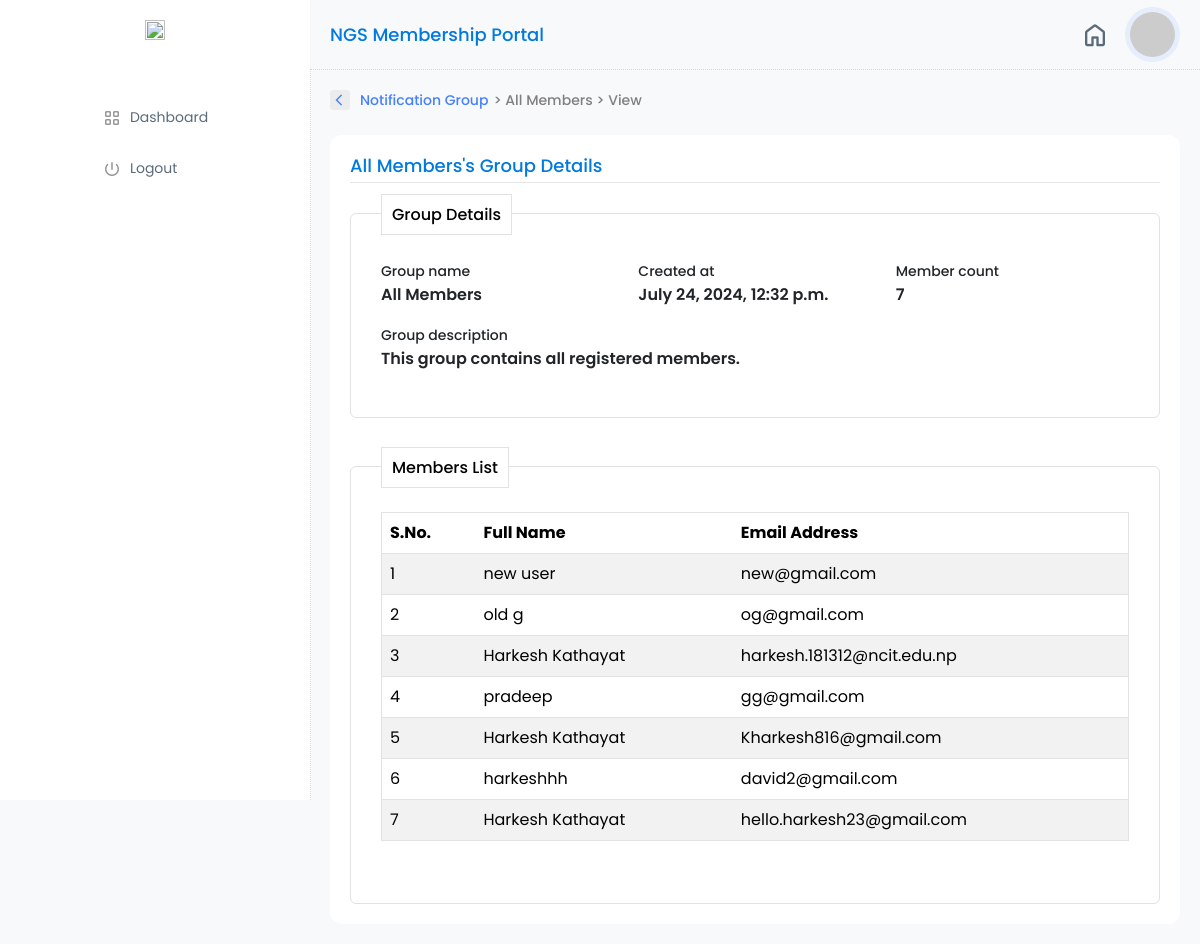
The app's page /notifications/view-group/6, older data.
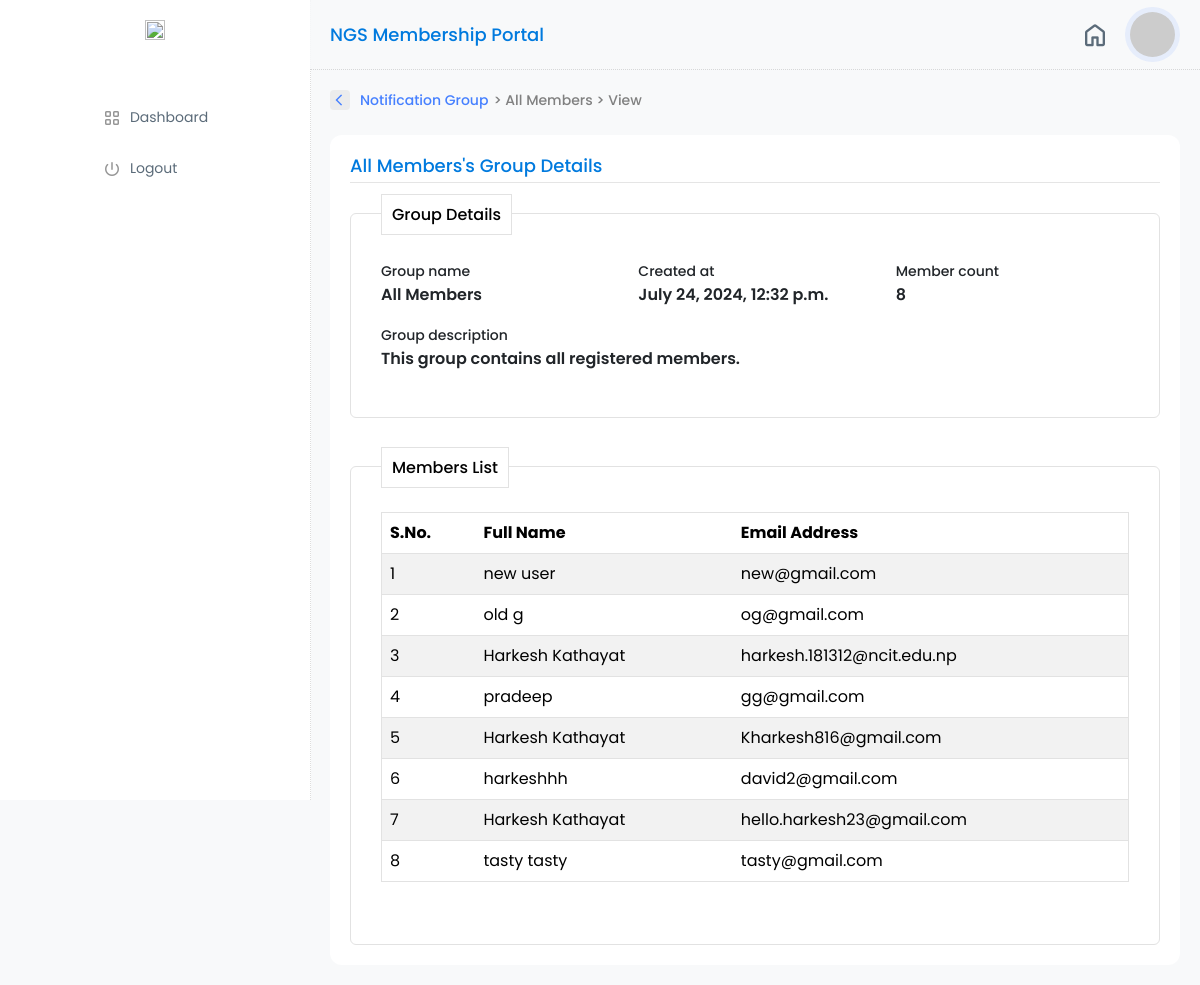
The same page, newer data.
### notification/models.py (models this page shows)
class Groups(models.Model):
    name = models.CharField(max_length = 100)
    description = models.CharField(max_length = 2000)
    users = models.ManyToManyField(CustomUser,related_name='notification_groups')
    created_at= models.DateTimeField(auto_now_add=True,null=True)

### account/models.py (models this page shows, shortened)
class CustomUser(AbstractUser):
    full_name = models.CharField(max_length=100)
    email = models.EmailField( unique=True,
        error_messages={
            'unique': _(
                "A user is already registered with this email address"),
        },
    )
    username = None
    created_date=models.DateTimeField(auto_now_add=True)
    token = models.CharField(max_length=5,default=1234)
    is_verified = models.BooleanField(default=False)
    ADMIN=1
    USER=2
    ROLE_CHOICES=(
        (USER,'USER'),
        (ADMIN,'ADMIN'),
    )
    role = models.PositiveSmallIntegerField(
        choices=ROLE_CHOICES, blank=True, default=2
    )
    USERNAME_FIELD='email'
    REQUIRED_FIELDS=['full_name']
    objects =CustomUserManager()

### notification/views.py (the view)
# urls.py: path('view-group/<int:id>',views.view_group,name='view_group'),
def view_group(request,id):
    group=get_object_or_404(Groups,id=id)
    context={
        'group': group,
    }
    return render(request,'notification/view_group.html',context)

### notification/templates/notification/view_group.html (shortened to what this page needs)
{% extends 'login_layout/layout.html' %}
{% load static %}
{% block content %}
            <div class="col-md-9 my-profile-w-80 g-0">
                {% include 'management/topbar.html' %}
                <div class="main-section-container">
                    <div class="row back-link">
                        <a href="#" onclick="history.back()">
                            <div class="icon-box"><span class="material-symbols-outlined">
                                </span>
                            </div>Notification Group <span style="color: #808080; margin-left: 5px;"> > {{ group.name}}
                                > View</span>
                        </a>
                    </div>
                    <div class="content-container mt-4">
                        <h3 class="form-title">{{ group.name }}'s Group Details</h3>
                        <hr>
                        <div class="detail-container">
                            <h2 class="detail-title">Group Details</h2>
                            <div class="row mb-3 mt-4">
                                <div class="col-md-4">
                                    <label class="form-label cm">Group name</label>
                                    <p class="data">{{ group.name }}</p>
                                </div>
                                <div class="col-md-4">
                                    <label class="form-label cm">Created at</label>
                                    <p class="data">{{ group.created_at }}</p>
                                </div>
                                <div class="col-md-4">
                                    <label class="form-label cm">Member count</label>
                                    <p class="data">{{ group.users.count }}</p>
                                </div>
                            </div>
                            <div class="row mb-3">
                                <div class="col-md-12">
                                    <label class="form-label cm">Group description</label>
                                    <p class="data">{{ group.description }}</p>
                                </div>
                            </div>
                        </div>
                        <div class="detail-container mt-5">
                            <h2 class="detail-title">Members List</h2>
                            <div class="row mb-3 mt-4">
                                <div class="col-md-12">
                                    <table class="table table-striped">
                                        <thead>
                                            <tr>
                                                <th>S.No.</th>
                                                <th>Full Name</th>
                                                <th>Email Address</th>
                                            </tr>
                                        </thead>
                                        <tbody>
                                            {% for member in group.users.all %}
                                            <tr>
                                                <td>{{ forloop.counter }}</td>
                                                <td>{{ member.full_name }}</td>
                                                <td>{{ member.email }}</td>
                                            </tr>
                                            {% endfor %}
                                        </tbody>
                                    </table>
                                </div>
                            </div>
                        </div>
                    </div>
                </div>
            </div>
{% endblock %}

Row changes from the older to the newer data that the page shows:
computed for Groups "All Members": users.count "7" → "8"
added CustomUser: full_name "tasty tasty", email "tasty@gmail.com"
